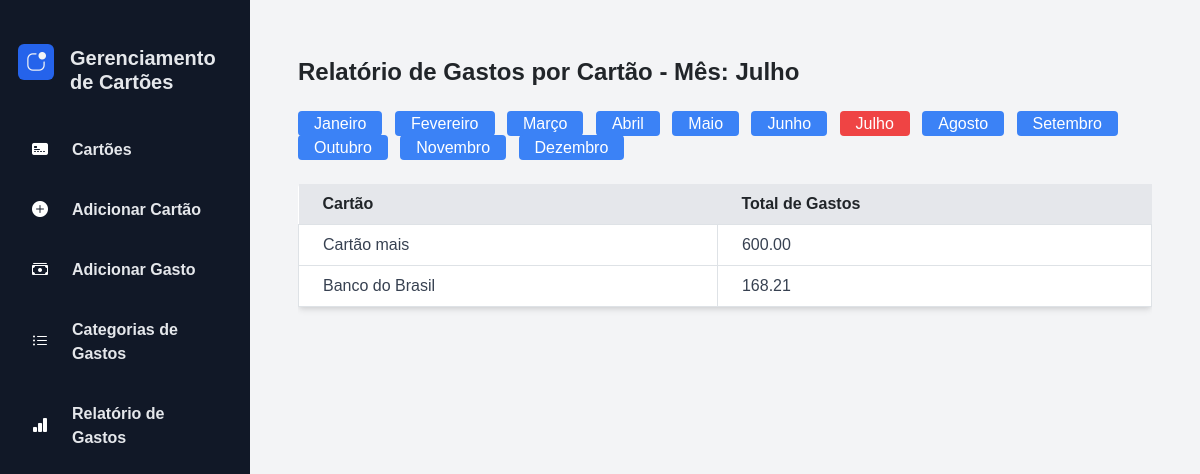
The page /gestao_cartoes/relatorio/gastos/ on the database as committed earlier.
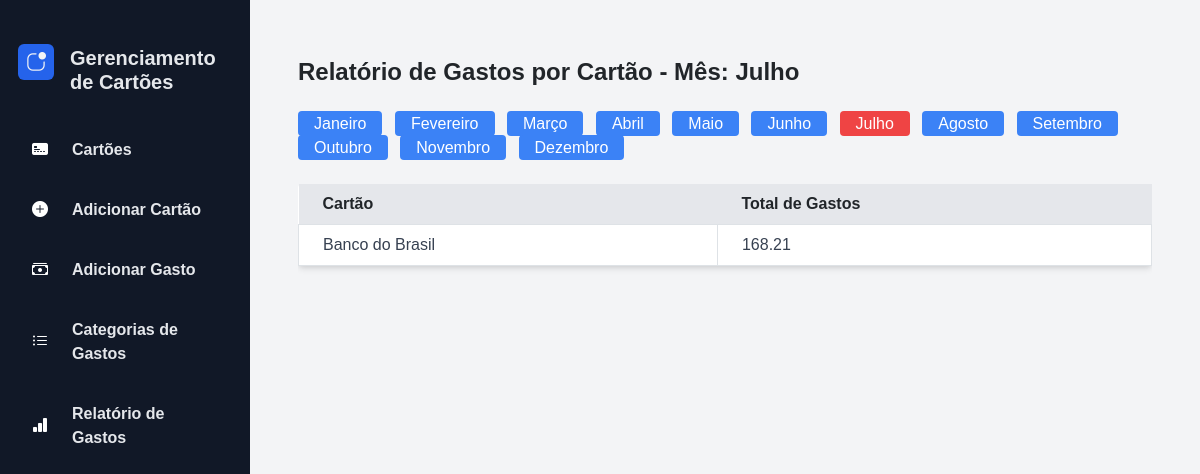
The same page on the database as committed later.
### gestao_cartoes/models.py (models this page shows, shortened)
class Cartao(models.Model):
    nome = models.CharField(max_length=100)
    limite = models.DecimalField(max_digits=10, decimal_places=2)
    vencimento = models.IntegerField()
    imagem = models.ImageField(upload_to='imagens_cartoes/', default='imagens_cartoes/default_image.jpg')

### gestao_cartoes/views.py (the view)
# urls.py: path('relatorio/gastos/', RelatorioGastosView.as_view(), name='relatorio_gastos'),
class RelatorioGastosView(TemplateView):
    template_name = 'relatorio_gastos.html'
    def get_context_data(self, **kwargs):
        context = super().get_context_data(**kwargs)
        mes_param = self.request.GET.get('mes', None)
        ano_atual = timezone.now().year
        mes_atual = timezone.now().month
        if mes_param and mes_param.isdigit():
            mes_num = int(mes_param)
            if 1 <= mes_num <= 12:
                mes_atual = mes_num
        context['mes_selecionado'] = mes_atual
        context['nome_mes_selecionado'] = self.mapear_numero_para_mes(mes_atual)
        context['meses'] = [(i, self.mapear_numero_para_mes(i)) for i in range(1, 13)]
        primeiro_dia_mes = datetime(ano_atual, mes_atual, 1)
        ultimo_dia_mes = datetime(ano_atual, mes_atual + 1, 1) if mes_atual < 12 else datetime(ano_atual + 1, 1, 1)
        gastos_mes = Gasto.objects.filter(data__gte=primeiro_dia_mes, data__lt=ultimo_dia_mes).order_by('cartao')
        relatorio = {}
        for gasto in gastos_mes:
            if gasto.cartao not in relatorio:
                relatorio[gasto.cartao] = 0
            relatorio[gasto.cartao] += gasto.valor
        context['relatorio'] = [{'cartao': cartao, 'total_gastos': total} for cartao, total in relatorio.items()]
        return context
    def mapear_numero_para_mes(self, numero_mes):
        meses = {
            1: "Janeiro", 2: "Fevereiro", 3: "Março", 4: "Abril",
            5: "Maio", 6: "Junho", 7: "Julho", 8: "Agosto",
            9: "Setembro", 10: "Outubro", 11: "Novembro", 12: "Dezembro"
        }
        return meses.get(numero_mes, "Mês Inválido")

### gestao_cartoes/templates/relatorio_gastos.html (shortened to what this page needs)
{% extends 'base.html' %}
{% load static %}
{% load meus_filtros %}
{% block content %}
<div class="max-w-6xl mx-auto py-8 px-4">
    <h2 class="text-2xl font-bold mb-6">Relatório de Gastos por Cartão - Mês: {{ nome_mes_selecionado }}</h2>
    <div class="mb-4">
        {% for mes, nome_mes in meses %}
        <a href="?mes={{ mes }}" class="mr-2 py-1 px-3 {% if mes == mes_selecionado %}bg-red-500{% else %}bg-blue-500{% endif %} text-white rounded">{{ nome_mes }}</a>
        {% endfor %}
    </div>
    <div class="overflow-x-auto">
        <table class="min-w-full table-auto bg-white shadow-md rounded px-8 pt-6 pb-8 mb-4">
            <thead class="bg-gray-200">
                <tr>
                    <th class="px-4 py-2 text-left">Cartão</th>
                    <th class="px-4 py-2 text-left">Total de Gastos</th>
                </tr>
            </thead>
            <tbody class="text-gray-700">
                {% for item in relatorio %}
                <tr>
                    <td class="border px-4 py-2">{{ item.cartao.nome }}</td>
                    <td class="border px-4 py-2">{{ item.total_gastos | floatformat:2 }}</td>
                </tr>
                {% empty %}
                <tr>
                    <td colspan="2" class="border px-4 py-2 text-center">Nenhum gasto registrado.</td>
                </tr>
                {% endfor %}
            </tbody>
        </table>
    </div>
</div>
{% endblock %}

Rows that differ between the two databases and show on the page:
removed Cartao: cartao.nome "Cartão mais", total_gastos "600.00"
